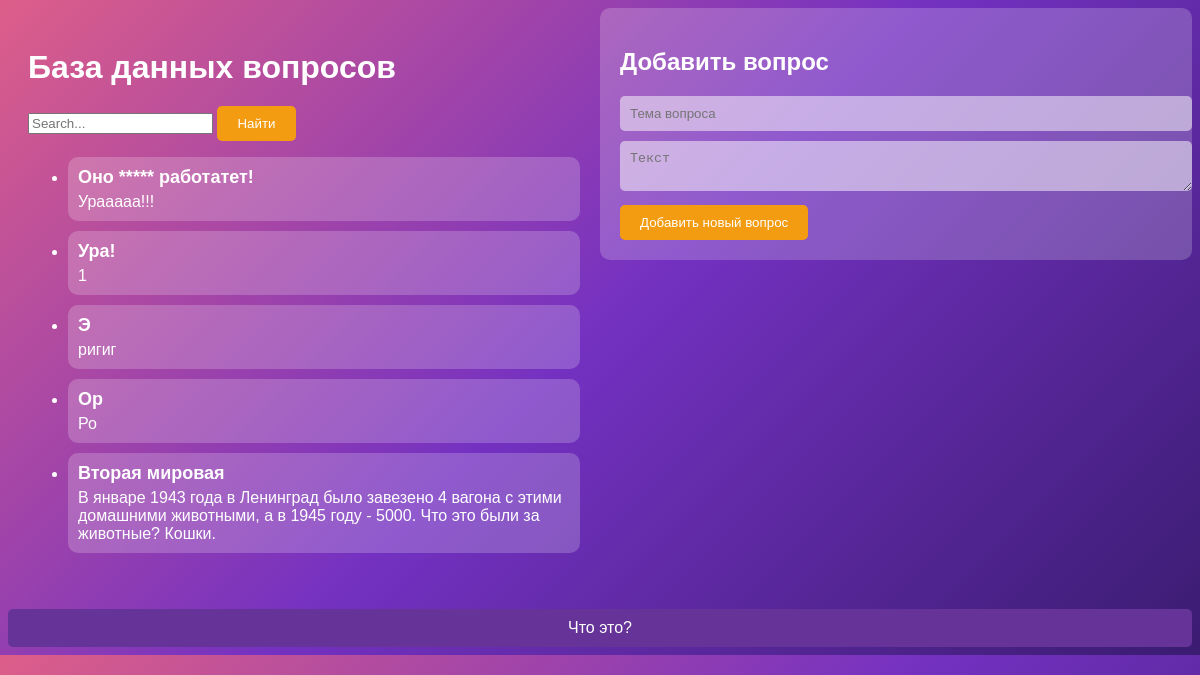
The app's page /app1/, older data.
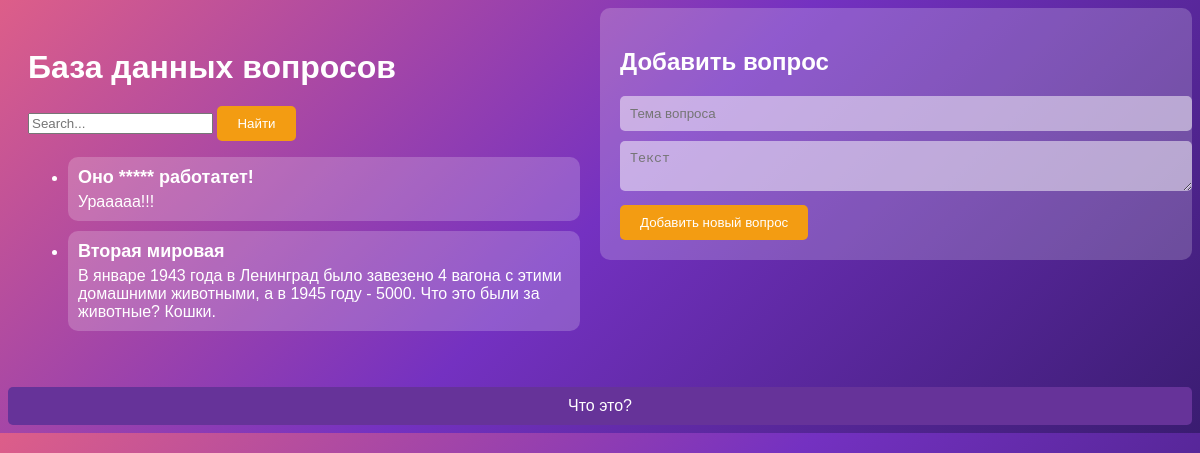
The same page, newer data.
### app1/models.py (models this page shows, shortened)
class Item(models.Model):
    title = models.CharField(max_length=100)
    text = models.TextField()

### app1/views.py (the view)
# urls.py: path('', views.item_listt, name='item_listt'),
def item_listt(request):
    if request.method == 'POST':
        title = request.POST.get('title')
        text = request.POST.get('text')
        if title and text:
            Item.objects.create(title=title, text=text)
            return redirect('item_listt')
    search_query = request.GET.get('search', '')
    items=Item.objects.filter(title__icontains=search_query)
    return render(request, 'app1/item_listt.html', {'items': items, 'search_query': search_query})

### app1/templates/app1/item_listt.html (shortened to what this page needs)
{% load static %}
<!doctype html>
<html lang="en">
<head>
    <link rel="stylesheet" href="{% static 'css/iiem_list.css' %}">
</head>
<body>
<div class="container">
    <div class="left-block">
        <h1>База данных вопросов</h1>
        <form method="get">
            <input tupe="text" name="search" placeholder="Search..." value="{{  request.GET.search }}">
            <button type="submit">Найти</button>
        </form>
        <ul>
            {% for item in items %}
            <li class="item-container">
                <div class="item-title">{{  item.title }}</div>
                <div class="item-text">{{ item.text }}</div>
            </li>
            {% endfor %}
        </ul>
    </div>
    <div class="right-block">
        <h2>Добавить вопрос</h2>
        <form method="post" action="" class="new-item-form">
            <input type="text" name="title" placeholder="Тема вопроса" required>
            <textarea name="text" placeholder="Текст" required></textarea>
            <button type="submit">Добавить новый вопрос</button>
        </form>
    </div>
</div>
<a href="{%  url 'item_detail' %}" class="item-detail-link">Что это?</a>
</body>
</html>

### app1/static/css/iiem_list.css (style rules this page uses)
body { background: linear-gradient(135deg, #dd5e89, #7431c1, #3a1c71); font-family: Arial, sans-serif; color: white; }
.container { display: flex; justify-content: space-between; align-items: start; }
.left-block { width: 50%; padding: 20px; overflow-y: auto; }
h1 { margin-bottom: 20px; }
.right-block { width: 50%; padding: 20px; background: rgba(255, 255, 255, 0.2); border-radius: 10px; }
input[type="text"], textarea { width: 100%; padding: 10px; margin-bottom: 10px; border: none; border-radius: 5px; background: rgba(255, 255, 255, 0.5); color: black; }
button { padding: 10px 20px; background: #f39c12; border: none; border-radius: 5px; color: white; cursor: pointer; transition: background 0.3s, transform 0.3s; }
.item-detail-link { display: block; background: rebeccapurple; color: white; padding: 10px 20px; text-align: center; text-decoration: none; border-radius: 5px; margin-top: 20px; transition: background 0.3s, transform 0.3s; }
.item-container { background-color: rgba(255, 255, 255, 0.2); border-radius: 10px; padding: 10px; margin-bottom: 10px; }
.item-title { font-size: 18px; font-weight: bold; margin-bottom: 5px; }
.item-text { font-size: 16px; }

Row changes from the older to the newer data that the page shows:
removed Item: title "Ура!", text "1"
removed Item: title "Э", text "ригиг"
removed Item: title "Ор", text "Ро"
